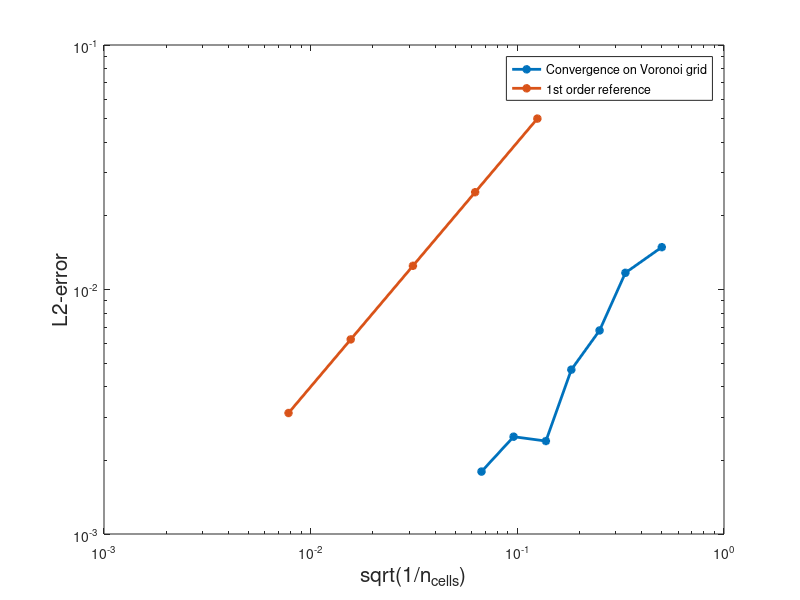

MATLAB code for this plot: (Note: this script raises an error after producing the figure.)
% close all
% clc; clear;
% RootNode = [0.5 0];
% 
% % Deterministic tree data
% DT.Levels = 7;
% DT.StartPos = RootNode;
% DT.StartAngle = 90;
% DT.RotationAngle = 90;
% DT.TrunkRadius = 0.01;    
% DT.RadiusRate = 0.5;
% DT.TrunkLength = 0.5;
% DT.LengthRate = 0.65;
% 
% % Random tree data
% RandomTree.TrunkRadius = 0.0001;
% RandomTree.RadiusRate = 0.5;
% Np = 300;
% D = [0 1 0 1];
% 
% trees = {'Deterministic','Random','Combinated','Half Deterministic'};
% flag.case = trees{3};
% Tree = ChooseTree(flag.case,RandomTree,DT,D,Np);
% nodes = Tree.nodes; edges = Tree.edges;
% nodes = Tree.nodes; edges = Tree.edges;
% 
% % Find terminal nodes
% Ne = length(edges);
% Nn = length(nodes);
% StartNodes = edges(:,2);
% EndNodes = edges(:,3);
% find_tn = ismember(EndNodes,StartNodes);
% Tn = [];
% Te = [];
% Bc_nodes = [1;zeros(Nn-1,1)];
% for i = 1:length(EndNodes)
%     if find_tn(i) == 0
%         Tn = [Tn;nodes(EndNodes(i),1:2),i];
%         Te = [Te;i];
%         Bc_nodes(EndNodes(i))=1;
%     end
% end
% 
% %%% Set boundary values %%%
% Bc_vals = [1;zeros(Nn-1,1)];
% for i = 2:length(Bc_vals)
%     Bc_vals(i)=Bc_nodes(i)*0;
% end
% 
% %%% VORONOI DIAGRAM %%%
% [cells, vertices] = VoronoiDiagram(Tn,[0 0 1 1 0;0 1 1 0 0]');
% 
% 
% f = @(x,y) 2.*y -2.*y^2 +2.*x -2.*x.^2;
% k = @(x,y) 1;
% p_exact = @(x,y) x.*(x-1).*y.*(y-1);
% 
% [LHS,RHS,cell_center,cell_edges,cell_area] = TPFA(cells,vertices,f,k,1,0);
% p_num = LHS\RHS;
% 
% error = p_num-p_exact(cell_center(:,1),cell_center(:,2));
% l2_error = 0;
% for i =1:length(error)
%     l2_error = l2_error + error(i)^2*cell_area(i);
% end
% l2_error = sqrt(sum(l2_error))
% h = sqrt(1/size(cells,1))

h_vect = [sqrt(0.25) sqrt(0.1111) sqrt(0.0625) sqrt(0.0333) sqrt(0.0189) sqrt(0.0092) sqrt(0.0045)]';
l2_vect = [0.0149 0.0117 0.0068 0.0047 0.0024 0.0025 0.0018]';

figure
loglog(h_vect,l2_vect,'*-','LineWidth',2)
hold on
loglog([0.25/2 0.25/4 0.25/8 0.25/16 0.25/32],[0.05 0.025 0.025/2 0.025/4 0.025/8],'*-','LineWidth',2)
hold on
xlabel('sqrt(1/n_{cells})','FontSize',15)
ylabel('L2-error','FontSize',15)
lgd = legend('Convergence on Voronoi grid','1st order reference');
lgd.FontSize=(14);
legend('Location','northwest')